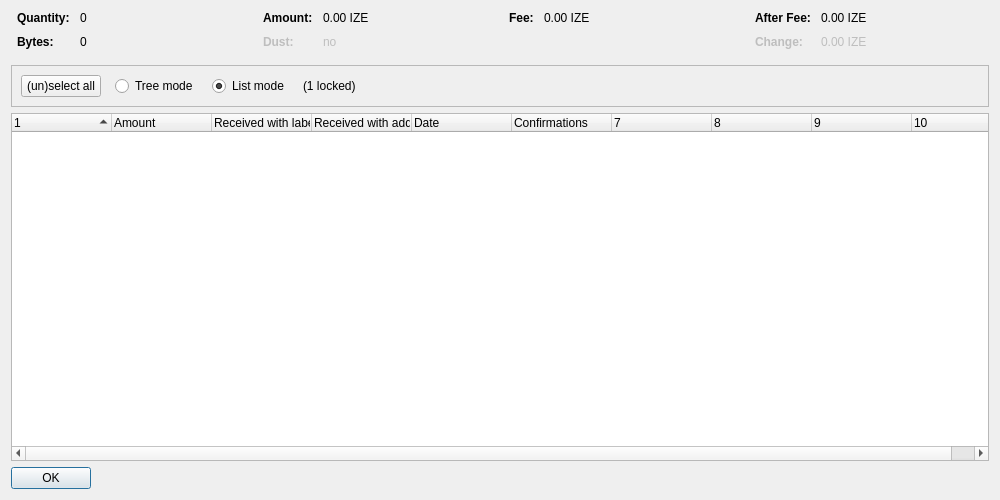
<?xml version="1.0" encoding="UTF-8"?>
<ui version="4.0">
 <class>CoinControlDialog</class>
 <widget class="QDialog" name="CoinControlDialog">
  <property name="geometry">
   <rect>
    <x>0</x>
    <y>0</y>
    <width>1000</width>
    <height>500</height>
   </rect>
  </property>
  <property name="windowTitle">
   <string>Coin Selection</string>
  </property>
  <layout class="QVBoxLayout" name="verticalLayout">
   <item>
    <layout class="QHBoxLayout" name="horizontalLayoutTop" stretch="0,0,0,0">
     <property name="topMargin">
      <number>0</number>
     </property>
     <property name="bottomMargin">
      <number>10</number>
     </property>
     <item>
      <layout class="QFormLayout" name="formLayoutCoinControl1">
       <property name="horizontalSpacing">
        <number>10</number>
       </property>
       <property name="verticalSpacing">
        <number>10</number>
       </property>
       <property name="leftMargin">
        <number>6</number>
       </property>
       <property name="rightMargin">
        <number>6</number>
       </property>
       <item row="0" column="0">
        <widget class="QLabel" name="labelCoinControlQuantityText">
         <property name="font">
          <font>
           <weight>75</weight>
           <bold>true</bold>
          </font>
         </property>
         <property name="text">
          <string>Quantity:</string>
         </property>
        </widget>
       </item>
       <item row="0" column="1">
        <widget class="QLabel" name="labelCoinControlQuantity">
         <property name="cursor">
          <cursorShape>IBeamCursor</cursorShape>
         </property>
         <property name="contextMenuPolicy">
          <enum>Qt::ActionsContextMenu</enum>
         </property>
         <property name="text">
          <string notr="true">0</string>
         </property>
         <property name="textInteractionFlags">
          <set>Qt::LinksAccessibleByMouse|Qt::TextSelectableByKeyboard|Qt::TextSelectableByMouse</set>
         </property>
        </widget>
       </item>
       <item row="1" column="0">
        <widget class="QLabel" name="labelCoinControlBytesText">
         <property name="font">
          <font>
           <weight>75</weight>
           <bold>true</bold>
          </font>
         </property>
         <property name="text">
          <string>Bytes:</string>
         </property>
        </widget>
       </item>
       <item row="1" column="1">
        <widget class="QLabel" name="labelCoinControlBytes">
         <property name="cursor">
          <cursorShape>IBeamCursor</cursorShape>
         </property>
         <property name="contextMenuPolicy">
          <enum>Qt::ActionsContextMenu</enum>
         </property>
         <property name="text">
          <string notr="true">0</string>
         </property>
         <property name="textInteractionFlags">
          <set>Qt::LinksAccessibleByMouse|Qt::TextSelectableByKeyboard|Qt::TextSelectableByMouse</set>
         </property>
        </widget>
       </item>
      </layout>
     </item>
     <item>
      <layout class="QFormLayout" name="formLayoutCoinControl2">
       <property name="horizontalSpacing">
        <number>10</number>
       </property>
       <property name="verticalSpacing">
        <number>10</number>
       </property>
       <property name="leftMargin">
        <number>6</number>
       </property>
       <property name="rightMargin">
        <number>6</number>
       </property>
       <item row="0" column="0">
        <widget class="QLabel" name="labelCoinControlAmountText">
         <property name="font">
          <font>
           <weight>75</weight>
           <bold>true</bold>
          </font>
         </property>
         <property name="text">
          <string>Amount:</string>
         </property>
        </widget>
       </item>
       <item row="0" column="1">
        <widget class="QLabel" name="labelCoinControlAmount">
         <property name="cursor">
          <cursorShape>IBeamCursor</cursorShape>
         </property>
         <property name="contextMenuPolicy">
          <enum>Qt::ActionsContextMenu</enum>
         </property>
         <property name="text">
          <string notr="true">0.00 IZE</string>
         </property>
         <property name="textInteractionFlags">
          <set>Qt::LinksAccessibleByMouse|Qt::TextSelectableByKeyboard|Qt::TextSelectableByMouse</set>
         </property>
        </widget>
       </item>
       <item row="1" column="0">
        <widget class="QLabel" name="labelCoinControlLowOutputText">
         <property name="enabled">
          <bool>false</bool>
         </property>
         <property name="font">
          <font>
           <weight>75</weight>
           <bold>true</bold>
          </font>
         </property>
         <property name="text">
          <string>Dust:</string>
         </property>
        </widget>
       </item>
       <item row="1" column="1">
        <widget class="QLabel" name="labelCoinControlLowOutput">
         <property name="enabled">
          <bool>false</bool>
         </property>
         <property name="cursor">
          <cursorShape>IBeamCursor</cursorShape>
         </property>
         <property name="contextMenuPolicy">
          <enum>Qt::ActionsContextMenu</enum>
         </property>
         <property name="text">
          <string notr="true">no</string>
         </property>
         <property name="textInteractionFlags">
          <set>Qt::LinksAccessibleByMouse|Qt::TextSelectableByKeyboard|Qt::TextSelectableByMouse</set>
         </property>
        </widget>
       </item>
      </layout>
     </item>
     <item>
      <layout class="QFormLayout" name="formLayoutCoinControl3">
       <property name="horizontalSpacing">
        <number>10</number>
       </property>
       <property name="verticalSpacing">
        <number>10</number>
       </property>
       <property name="leftMargin">
        <number>6</number>
       </property>
       <property name="rightMargin">
        <number>6</number>
       </property>
       <item row="0" column="0">
        <widget class="QLabel" name="labelCoinControlFeeText">
         <property name="font">
          <font>
           <weight>75</weight>
           <bold>true</bold>
          </font>
         </property>
         <property name="text">
          <string>Fee:</string>
         </property>
        </widget>
       </item>
       <item row="0" column="1">
        <widget class="QLabel" name="labelCoinControlFee">
         <property name="cursor">
          <cursorShape>IBeamCursor</cursorShape>
         </property>
         <property name="contextMenuPolicy">
          <enum>Qt::ActionsContextMenu</enum>
         </property>
         <property name="text">
          <string notr="true">0.00 IZE</string>
         </property>
         <property name="textInteractionFlags">
          <set>Qt::LinksAccessibleByMouse|Qt::TextSelectableByKeyboard|Qt::TextSelectableByMouse</set>
         </property>
        </widget>
       </item>
      </layout>
     </item>
     <item>
      <layout class="QFormLayout" name="formLayoutCoinControl4">
       <property name="horizontalSpacing">
        <number>10</number>
       </property>
       <property name="verticalSpacing">
        <number>10</number>
       </property>
       <property name="leftMargin">
        <number>6</number>
       </property>
       <property name="rightMargin">
        <number>6</number>
       </property>
       <item row="0" column="0">
        <widget class="QLabel" name="labelCoinControlAfterFeeText">
         <property name="font">
          <font>
           <weight>75</weight>
           <bold>true</bold>
          </font>
         </property>
         <property name="text">
          <string>After Fee:</string>
         </property>
        </widget>
       </item>
       <item row="0" column="1">
        <widget class="QLabel" name="labelCoinControlAfterFee">
         <property name="cursor">
          <cursorShape>IBeamCursor</cursorShape>
         </property>
         <property name="contextMenuPolicy">
          <enum>Qt::ActionsContextMenu</enum>
         </property>
         <property name="text">
          <string notr="true">0.00 IZE</string>
         </property>
         <property name="textInteractionFlags">
          <set>Qt::LinksAccessibleByMouse|Qt::TextSelectableByKeyboard|Qt::TextSelectableByMouse</set>
         </property>
        </widget>
       </item>
       <item row="1" column="0">
        <widget class="QLabel" name="labelCoinControlChangeText">
         <property name="enabled">
          <bool>false</bool>
         </property>
         <property name="font">
          <font>
           <weight>75</weight>
           <bold>true</bold>
          </font>
         </property>
         <property name="text">
          <string>Change:</string>
         </property>
        </widget>
       </item>
       <item row="1" column="1">
        <widget class="QLabel" name="labelCoinControlChange">
         <property name="enabled">
          <bool>false</bool>
         </property>
         <property name="cursor">
          <cursorShape>IBeamCursor</cursorShape>
         </property>
         <property name="contextMenuPolicy">
          <enum>Qt::ActionsContextMenu</enum>
         </property>
         <property name="text">
          <string notr="true">0.00 IZE</string>
         </property>
         <property name="textInteractionFlags">
          <set>Qt::LinksAccessibleByMouse|Qt::TextSelectableByKeyboard|Qt::TextSelectableByMouse</set>
         </property>
        </widget>
       </item>
      </layout>
     </item>
    </layout>
   </item>
   <item>
    <widget class="QFrame" name="frame">
     <property name="minimumSize">
      <size>
       <width>0</width>
       <height>40</height>
      </size>
     </property>
     <property name="frameShape">
      <enum>QFrame::StyledPanel</enum>
     </property>
     <property name="frameShadow">
      <enum>QFrame::Sunken</enum>
     </property>
     <layout class="QHBoxLayout" name="horizontalLayout">
      <item>
       <layout class="QHBoxLayout" name="horizontalLayoutPanel" stretch="0,0,0,0,0">
        <property name="spacing">
         <number>14</number>
        </property>
        <item>
         <widget class="QPushButton" name="pushButtonSelectAll">
          <property name="sizePolicy">
           <sizepolicy hsizetype="Maximum" vsizetype="Fixed">
            <horstretch>0</horstretch>
            <verstretch>0</verstretch>
           </sizepolicy>
          </property>
          <property name="text">
           <string>(un)select all</string>
          </property>
          <property name="autoDefault">
           <bool>false</bool>
          </property>
         </widget>
        </item>
        <item>
         <widget class="QRadioButton" name="radioTreeMode">
          <property name="sizePolicy">
           <sizepolicy hsizetype="Maximum" vsizetype="Fixed">
            <horstretch>0</horstretch>
            <verstretch>0</verstretch>
           </sizepolicy>
          </property>
          <property name="text">
           <string>Tree mode</string>
          </property>
         </widget>
        </item>
        <item>
         <widget class="QRadioButton" name="radioListMode">
          <property name="sizePolicy">
           <sizepolicy hsizetype="Maximum" vsizetype="Fixed">
            <horstretch>0</horstretch>
            <verstretch>0</verstretch>
           </sizepolicy>
          </property>
          <property name="text">
           <string>List mode</string>
          </property>
          <property name="checked">
           <bool>true</bool>
          </property>
         </widget>
        </item>
        <item>
         <widget class="QLabel" name="labelLocked">
          <property name="text">
           <string notr="true">(1 locked)</string>
          </property>
         </widget>
        </item>
        <item>
         <spacer name="horizontalSpacer">
          <property name="orientation">
           <enum>Qt::Horizontal</enum>
          </property>
          <property name="sizeHint" stdset="0">
           <size>
            <width>40</width>
            <height>20</height>
           </size>
          </property>
         </spacer>
        </item>
       </layout>
      </item>
     </layout>
    </widget>
   </item>
   <item>
    <widget class="CoinControlTreeWidget" name="treeWidget">
     <property name="contextMenuPolicy">
      <enum>Qt::CustomContextMenu</enum>
     </property>
     <property name="sortingEnabled">
      <bool>false</bool>
     </property>
     <property name="columnCount">
      <number>10</number>
     </property>
     <attribute name="headerShowSortIndicator" stdset="0">
      <bool>true</bool>
     </attribute>
     <attribute name="headerStretchLastSection">
      <bool>false</bool>
     </attribute>
     <column>
      <property name="text">
       <string/>
      </property>
     </column>
     <column>
      <property name="text">
       <string>Amount</string>
      </property>
     </column>
     <column>
      <property name="text">
       <string>Received with label</string>
      </property>
     </column>
     <column>
      <property name="text">
       <string>Received with address</string>
      </property>
     </column>
     <column>
      <property name="text">
       <string>Date</string>
      </property>
     </column>
     <column>
      <property name="text">
       <string>Confirmations</string>
      </property>
      <property name="toolTip">
       <string>Confirmed</string>
      </property>
     </column>
     <column>
      <property name="text">
       <string/>
      </property>
     </column>
     <column>
      <property name="text">
       <string/>
      </property>
     </column>
     <column>
      <property name="text">
       <string/>
      </property>
     </column>
     <column>
      <property name="text">
       <string/>
      </property>
     </column>
    </widget>
   </item>
   <item>
    <widget class="QDialogButtonBox" name="buttonBox">
     <property name="sizePolicy">
      <sizepolicy hsizetype="Maximum" vsizetype="Fixed">
       <horstretch>0</horstretch>
       <verstretch>0</verstretch>
      </sizepolicy>
     </property>
     <property name="orientation">
      <enum>Qt::Horizontal</enum>
     </property>
     <property name="standardButtons">
      <set>QDialogButtonBox::Ok</set>
     </property>
    </widget>
   </item>
  </layout>
 </widget>
 <customwidgets>
  <customwidget>
   <class>CoinControlTreeWidget</class>
   <extends>QTreeWidget</extends>
   <header>qt/coincontroltreewidget.h</header>
  </customwidget>
 </customwidgets>
 <resources/>
 <connections/>
</ui>
